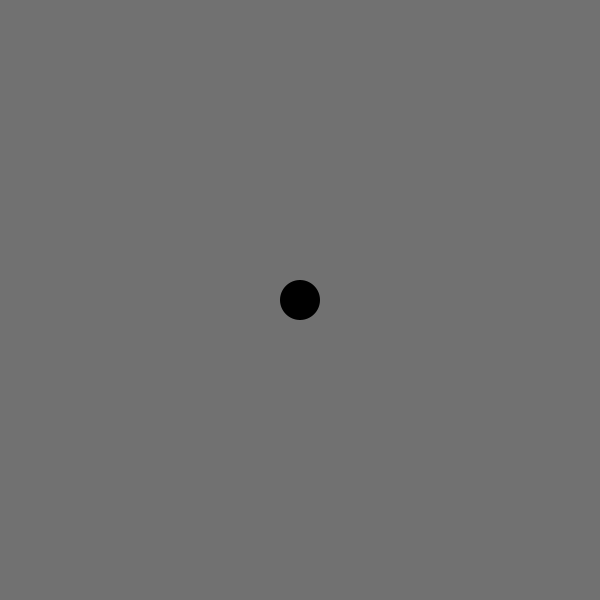
Frame 1 (no input)
Frame 60 (the mouse pressed at the canvas centre just before this capture): identical to frame 1, image omitted
Frame 120 (the mouse held since frame 60 and released just before this capture): identical to frame 1, image omitted

The Processing sketch that drew this single still picture (run headless with seeded random() and noise(); from frame 60 on, the mouse is pressed at the canvas centre):

// Processing sketch: atmosphere
// ── atmosphere.pde
/*
todo:
- gradient map die die dichte der atmosphäre wiederspiegelt

- sonne geht auf und hat immer 100% helligkeit
- helligkeit wird nur winkel zum horizont und dichte der atmosphäre beieinflusst
1 tag = 1440 minuten / 360° = 4minuten
*/

LED led;

int horizonAngle = 0;

void setup() {
  size(600, 600);
  surface.setLocation(0, 0);
  colorMode(HSB, 360, 100, 100);
  
  led = new LED();
}

void draw() {
  background(160);
  led.display();
}

// ── ClassRGBLed.pde
class LED {
  int brightness = 0;
  color c = 0;
  float density = 1.0;
  public LED() {
  }
  
  void update() {
  }
  
  void display() {
    noStroke();
    fill(c);
    ellipse(width/2, height/2, 40, 40);
  }
  
  void setColor(int r, int g, int b) {
    c = color(r, g, b);
  }
  
  void setColor(int r, int g, int b, int a) {
    c = color(r, g, b, a);
  }
  
  void setColor(String s) {
    String e[] = split(s, ",");
    c = color(int(e[0]), int(e[1]), int(e[2]));
  }
  
  void setColor(color _c) {
    c = _c;
  }
  
  void setBrightness(int i) {
    brightness = i;
    //int map = int(map(i, 0, 100, 0, 360));
    //c = color(map, 100, 100);
  }
  
  void calculate(int angle) {
  }
  
}

// ── Helper.pde
void keyPressed() {
  if (key == CODED) {
    if (keyCode == DOWN) {
      horizonAngle--;
      if(horizonAngle < 0) horizonAngle = 360;
      println(horizonAngle);
      led.calculate(horizonAngle);
    } else if (keyCode == UP) {
      horizonAngle++;
      horizonAngle %= 360;
      println(horizonAngle);
      led.calculate(horizonAngle);
    }
  }
}
